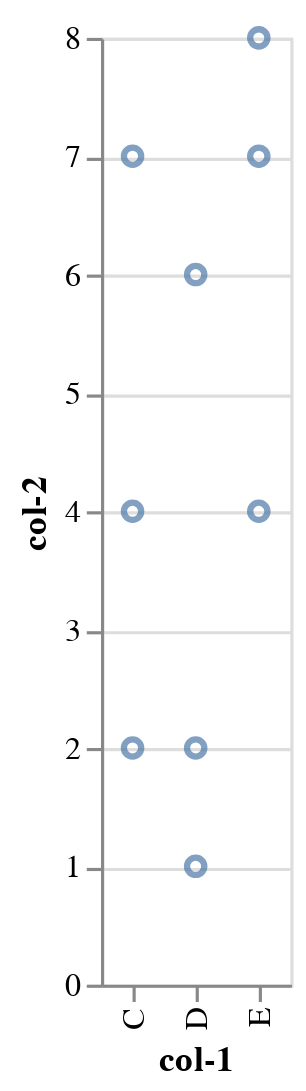

The notebook cell this image was saved under:
### Markdown cell above
The reason we got a single point display is that the rendering consists of one point per row in the dataset, all plotted on top of each other, since we have not yet specified positions for these points. And that will be resolved with **Encodings**.

In Altair, encodings is the mapping of data to visual properties such as axis, color of marker, shape of marker etc. The encoding method Chart.encode() defines various properties of chart display and it is the most important function to create meaningful visualization. The official user guide provides a long list of supported properties. The following are the most basic encoding properties and knowing them should be enough for you to create basic charts.  

Position channels  
* x: the x-axis value
* y: the y-axis value
* row: The row of a faceted plot
* column: the column of a faceted plot  

Mark Property channels  
* color: the color of the mark
* opacity: the opacity of the mark
* shape: the shape of mark
* size: the size of mark  

Text channel  
* text: text to use for mark  

Data Types  
* quantitative: shorthand code Q, a continuous real-valued quantity
* ordinal: shorthand code O, a discrete ordered quantity
* nominal: shorthand code N, a discrete ordered quantity
* temporal: shorthand code T, a time or date value

### Code cell
# Add in encodings for x & y
alt.Chart(data).mark_point().encode(
    x='col-1',
    y='col-2'
)

### Figure 1 — Vega-Lite specification as saved in the notebook (floating-point values rounded to 4 significant figures)
{"config": {"view": {"continuousWidth": 400, "continuousHeight": 300}}, "data": {"name": "data-987ce147df1a029be4356f387a0b52f1"}, "mark": "point", "encoding": {"x": {"field": "col-1", "type": "nominal"}, "y": {"field": "col-2", "type": "quantitative"}}, "$schema": "https://vega.github.io/schema/vega-lite/v4.17.0.json", "datasets": {"data-987ce147df1a029be4356f387a0b52f1": [{"col-1": "C", "col-2": 2}, {"col-1": "C", "col-2": 7}, {"col-1": "C", "col-2": 4}, {"col-1": "D", "col-2": 1}, {"col-1": "D", "col-2": 2}, {"col-1": "D", "col-2": 6}, {"col-1": "E", "col-2": 8}, {"col-1": "E", "col-2": 4}, {"col-1": "E", "col-2": 7}]}}
